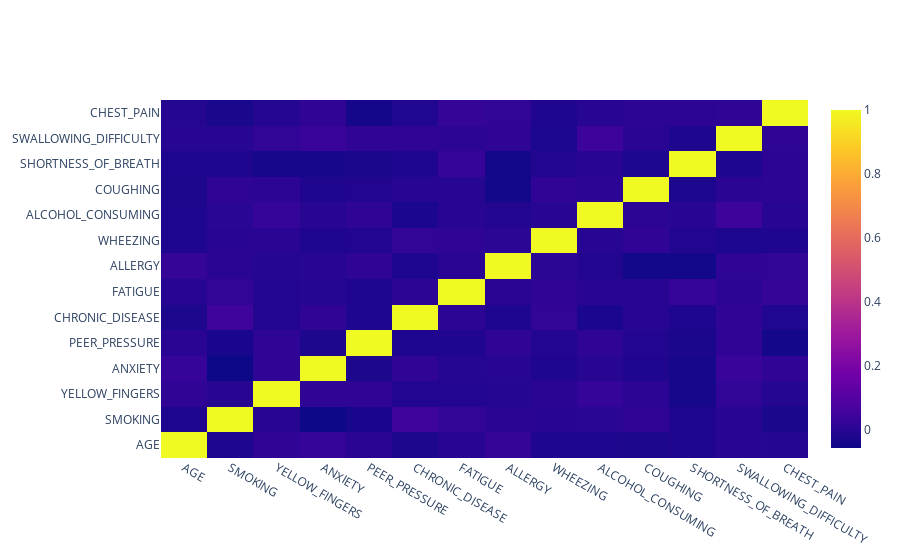

Write notebook code for a chart like this one.
### Markdown cell above
Correlation Matrix:
The heatmap of the correlation matrix shows that smoking has a strong positive correlation with lung cancer. Additionally, there are other features like anxiety and chronic disease that also show correlations with lung cancer, though to a lesser extent.
Features like gender and age do not have strong correlations with lung cancer in this dataset, suggesting that these factors alone may not be primary indicators without considering other variables.

### Code cell
import plotly.graph_objects as pgo
data_corr=df.corr(numeric_only=True)
figure=pgo.Figure(data=pgo.Heatmap(
                            z=data_corr.values,
                            x=data_corr.columns,
                            y=data_corr.index
                            ))
figure.show()

### Figure 1 — Plotly figure (JSON) as saved in the notebook; plotly's stock layout.template omitted (floating-point values rounded to 4 significant figures; data arrays with more than 128 entries replaced by an {"elided": "..."} marker saying what was removed)
{"data": [{"type": "heatmap", "x": ["AGE", "SMOKING", "YELLOW_FINGERS", "ANXIETY", "PEER_PRESSURE", "CHRONIC_DISEASE", "FATIGUE", "ALLERGY", "WHEEZING", "ALCOHOL_CONSUMING", "COUGHING", "SHORTNESS_OF_BREATH", "SWALLOWING_DIFFICULTY", "CHEST_PAIN"], "y": ["AGE", "SMOKING", "YELLOW_FINGERS", "ANXIETY", "PEER_PRESSURE", "CHRONIC_DISEASE", "FATIGUE", "ALLERGY", "WHEEZING", "ALCOHOL_CONSUMING", "COUGHING", "SHORTNESS_OF_BREATH", "SWALLOWING_DIFFICULTY", "CHEST_PAIN"], "z": {"elided": "14x14 float values"}}], "layout": {}}
